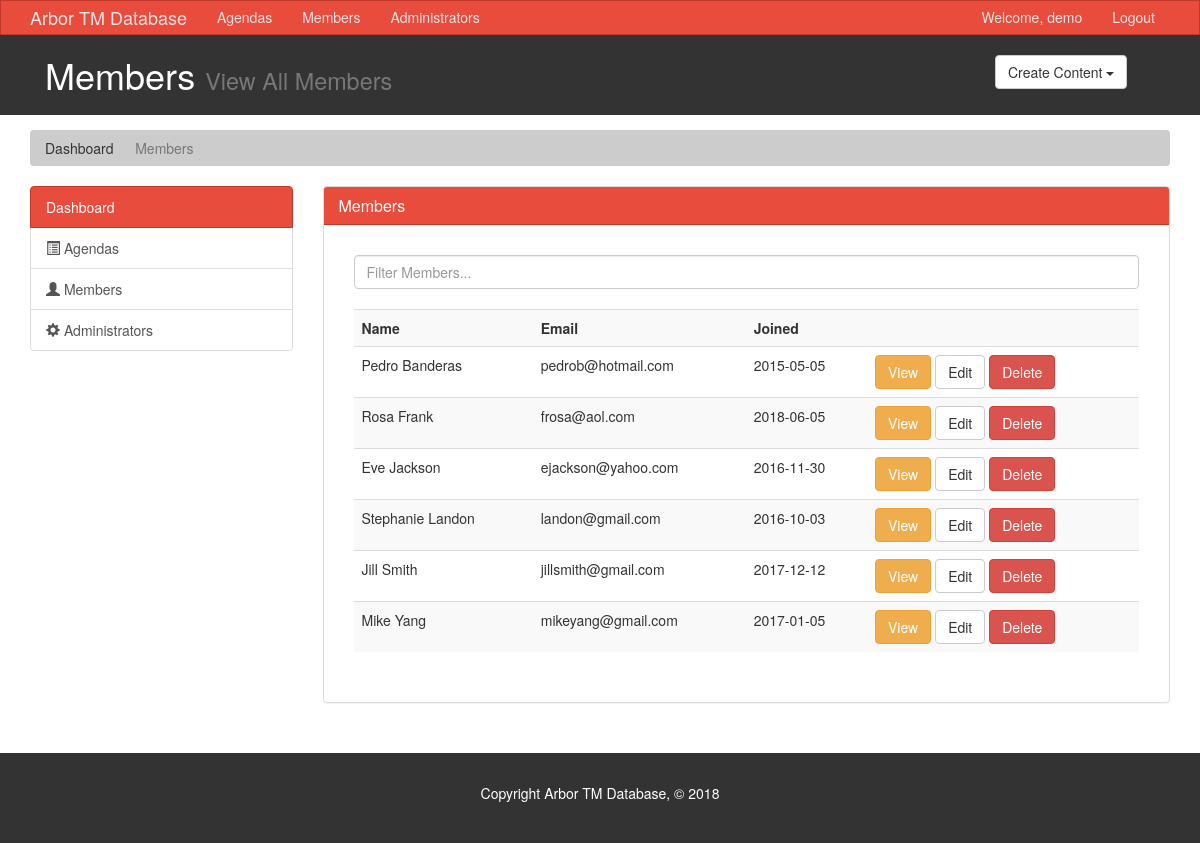
Screenshot of /members/index.php (signed in) with the database file from the repository.
### tables this page shows
CREATE TABLE member (
  member_id INT(11) NOT NULL AUTO_INCREMENT,
  member_name_first VARCHAR(30) NOT NULL,
  member_name_last VARCHAR(30) NOT NULL,
  member_email VARCHAR(60) NOT NULL,
  member_join DATE,
  member_comments TEXT,
    CONSTRAINT member_id_pk PRIMARY KEY (member_id),
    CONSTRAINT member_email_uk UNIQUE (member_email)
);

### private/query_functions.php (called while the page is built, shortened)
<?php
  function find_all_members() {
    global $db;
    $sql = "SELECT * FROM member ";
    $sql .= "ORDER BY member_name_last ASC";
    $result = mysqli_query($db, $sql);
    return $result;
  }
?>

### public/members/index.php (the view, shortened to what this page needs)
<?php $pageTitle = 'Members'; ?>
<?php $pageSubtitle = 'View All Members' ?>
<?php include(SHARED_PATH . '/header.php'); ?>
<?php
  $memberSet = find_all_members();
?>
  <section id="breadcrumb">
    <div class="container">
      <ol class="breadcrumb">
        <li><a href="<?php echo WWW_ROOT; ?>">Dashboard</a></li>
        <li class="active">Members</li>
      </ol>
    </div>
  </section>
  <section id="main">
    <div class="container">
       <div class="row">
        <?php include(SHARED_PATH . '/sidebar.php'); ?>
         <div class="col-md-9">
           <div class="panel panel-default">
             <div class="panel-heading main-color-bg">
               <h3 class="panel-title">Members</h3>
             </div>
             <div class="panel-body">
              <div class="panel-body">
                <div class="row">
                  <div class="col-md-12">
                    <input type="text" class="form-control" placeholder="Filter Members...">
                  </div>
                </div>
              <table class="table table-striped table-hover">
                <tr>
                  <th>Name</th>
                  <th>Email</th>
                  <th>Joined</th>
                  <th></th>
                </tr>
                <?php while($member = mysqli_fetch_assoc($memberSet)) : ?>
                <tr>
                  <td><?php echo htmlspecialchars($member['member_name_first']) . ' ' . htmlspecialchars($member['member_name_last']) ; ?></td>
                  <td><?php echo htmlspecialchars($member['member_email']); ?></td>
                  <td><?php echo htmlspecialchars($member['member_join']); ?></td>
                  <td>
                    <a class="btn btn-warning" href="<?php echo WWW_ROOT . '/members/show.php?member_id=' . htmlspecialchars(urlencode($member['member_id'])); ?>">View</a>
                    <a class="btn btn-default" href="<?php echo WWW_ROOT . '/members/edit.php?member_id=' . htmlspecialchars(urlencode($member['member_id'])); ?>">Edit</a>
                    <a class="btn btn-danger" href="<?php echo WWW_ROOT . '/members/delete.php?member_id=' . htmlspecialchars(urlencode($member['member_id'])); ?>">Delete</a>
                  </td>
                </tr>
              <?php endwhile; ?>
              </table>
              </div>
             </div>
           </div>
        </div>
       </div>
    </div>
  </section>
  <?php include(SHARED_PATH . '/footer.php'); ?>

### private/shared/header.php (shortened to what this page needs)
<!doctype html>
<html lang="en">
  <head>
    <link href="<?php echo WWW_ROOT . '/css/bootstrap.min.css'; ?>" rel="stylesheet">
    <link href="<?php echo WWW_ROOT . '/css/style.css'; ?>" rel="stylesheet">
  </head>
  <body>
    <nav class="navbar navbar-default">
      <div class="container">
        <div class="navbar-header">
        <a class="navbar-brand" href="<?php echo WWW_ROOT; ?>">Arbor TM Database</a>
      </div>
      <div id="navbar" class="collapse navbar-collapse">
        <ul class="nav navbar-nav">
          <li><a href="<?php echo WWW_ROOT . '/agendas'; ?>">Agendas</a></li>
          <li><a href="<?php echo WWW_ROOT . '/members'; ?>">Members</a></li>
          <li><a href="<?php echo WWW_ROOT . '/admins'; ?>">Administrators</a></li>
        </ul>
        <ul class="nav navbar-nav navbar-right">
          <li><a href="<?php echo WWW_ROOT . '/admins/show.php?admin_id=' . htmlspecialchars(urlencode($_SESSION['admin_id'])); ?>">Welcome, <?php echo $_SESSION['username']; ?></a></li>
          <li><a href="<?php echo WWW_ROOT . '/logout.php'; ?>">Logout</a></li>
        </ul>
      </div>
    </div>
    </nav>
    <header id="header">
    <div class="container">
      <div class="col-md-10">
        <h1><span class="fas fa-database"> </span> <?php echo $pageTitle; ?> <small><?php echo $pageSubtitle; ?></small></h1>
      </div>
      <div class="col-md-2">
        <div class="dropdown create">
          <button class="btn btn-default dropdown-toggle" type="button" id="dropdownMenu1" data-toggle="dropdown" aria-haspopup="true" aria-expanded="true">
            Create Content
            <span class="caret"></span>
          </button>
        </div>
      </div>
    </div>
    </header>

### private/shared/sidebar.php
<div class="col-md-3">
  <div class="list-group">
    <a href="#" class="list-group-item active main-color-bg">
     <span class="fa fa-database"> </span> Dashboard
    </a>
    <a href="<?php echo WWW_ROOT . "/agendas"; ?>" class="list-group-item"><span class="glyphicon glyphicon-list-alt" aria-hidden="true"></span> Agendas
      <span class="badge"></span></a>
    <a href="<?php echo WWW_ROOT . "/members"; ?>" class="list-group-item"><span class="glyphicon glyphicon-user" aria-hidden="true"></span> Members
      <span class="badge"></span></a>
    <a href="<?php echo WWW_ROOT . '/admins'; ?>" class="list-group-item"><span class="glyphicon glyphicon-cog" aria-hidden="true"></span> Administrators
      <span class="badge"></span></a>
  </div>
</div>

### private/shared/footer.php (shortened to what this page needs)
<footer id="footer">
  <p>Copyright Arbor TM Database, &copy; <?php echo date('Y'); ?></p>
</footer>
</body>
</html>

### public/css/style.css (style rules this page uses)
:root { --bg-color: #f4f4f4; }
.navbar { min-height: 33px !important; margin-bottom: 0; border-radius: 0; }
.navbar-nav > li > a, .navbar-brand { padding-top: 6px !important; padding-bottom: 0 !important; height: 33px; }
.navbar-default { background-color: #e74c3c; border-color: #c0392b; }
.navbar-default .navbar-brand { color: #ebe5e5; }
.navbar-default .navbar-nav > li > a { color: #ebe5e5; }
.navbar-default .navbar-collapse, .navbar-default .navbar-form { border-color: #ebe5e5; }
.main-color-bg { background-color: #e74c3c !important; border-color: #c0392b !important; color:#ffffff !important; }
#header { background: #333333; color:#ffffff; padding-bottom: 10px; margin-bottom: 15px; }
#header .create { padding-top: 20px; }
.breadcrumb { background: #cccccc; color:#333333; }
.breadcrumb a { color:#333333; }
#footer { background:#333333; color:#ffffff; text-align:center; padding:30px; margin-top:30px; }

### rows the page displays
member: member_name_first "Pedro", member_name_last "Banderas", member_email "pedrob@hotmail.com", member_join "2015-05-05"
member: member_name_first "Rosa", member_name_last "Frank", member_email "frosa@aol.com", member_join "2018-06-05"
member: member_name_first "Eve", member_name_last "Jackson", member_email "ejackson@yahoo.com", member_join "2016-11-30"
member: member_name_first "Stephanie", member_name_last "Landon", member_email "landon@gmail.com", member_join "2016-10-03"
member: member_name_first "Jill", member_name_last "Smith", member_email "jillsmith@gmail.com", member_join "2017-12-12"
member: member_name_first "Mike", member_name_last "Yang", member_email "mikeyang@gmail.com", member_join "2017-01-05"

### other values shown
$_SESSION['username'] "demo"
$pageTitle "Members"
$pageSubtitle "View All Members"
